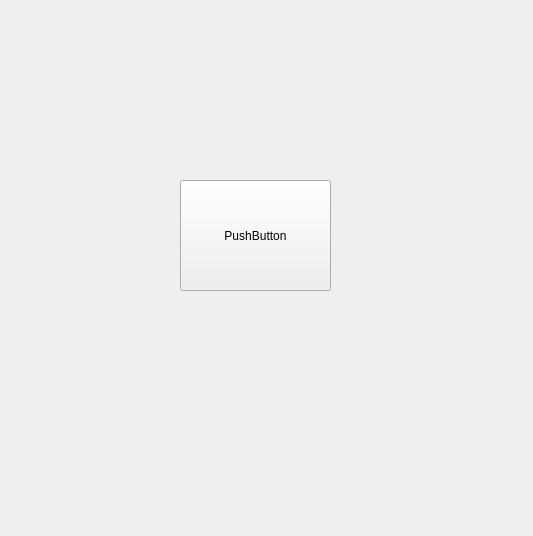
<?xml version="1.0" encoding="UTF-8"?>
<ui version="4.0">
 <class>Form</class>
 <widget class="QWidget" name="Form">
  <property name="geometry">
   <rect>
    <x>0</x>
    <y>0</y>
    <width>533</width>
    <height>536</height>
   </rect>
  </property>
  <property name="windowTitle">
   <string>Form</string>
  </property>
  <widget class="QPushButton" name="pushButton">
   <property name="geometry">
    <rect>
     <x>180</x>
     <y>180</y>
     <width>151</width>
     <height>111</height>
    </rect>
   </property>
   <property name="text">
    <string>PushButton</string>
   </property>
  </widget>
 </widget>
 <resources/>
 <connections/>
</ui>
